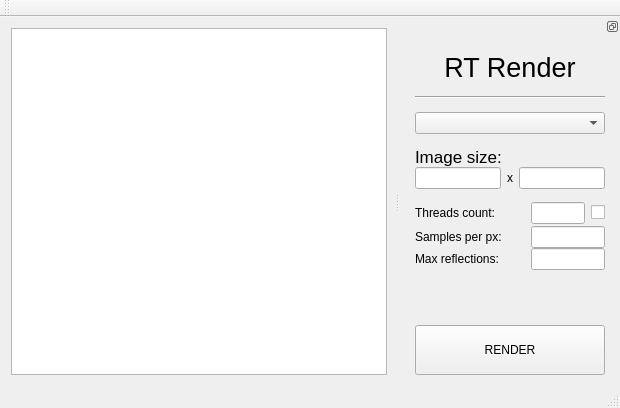
<?xml version="1.0" encoding="UTF-8"?>
<ui version="4.0">
 <class>MainWindow</class>
 <widget class="QMainWindow" name="MainWindow">
  <property name="geometry">
   <rect>
    <x>0</x>
    <y>0</y>
    <width>620</width>
    <height>408</height>
   </rect>
  </property>
  <property name="minimumSize">
   <size>
    <width>620</width>
    <height>0</height>
   </size>
  </property>
  <property name="windowTitle">
   <string>RT-Render</string>
  </property>
  <widget class="QWidget" name="centralWidget">
   <layout class="QGridLayout" name="gridLayout_2">
    <item row="0" column="0">
     <widget class="GraphicsView" name="graphicsView">
      <property name="minimumSize">
       <size>
        <width>376</width>
        <height>0</height>
       </size>
      </property>
     </widget>
    </item>
   </layout>
  </widget>
  <widget class="QToolBar" name="mainToolBar">
   <attribute name="toolBarArea">
    <enum>TopToolBarArea</enum>
   </attribute>
   <attribute name="toolBarBreak">
    <bool>false</bool>
   </attribute>
  </widget>
  <widget class="QStatusBar" name="statusBar"/>
  <widget class="QDockWidget" name="dockWidget">
   <property name="sizePolicy">
    <sizepolicy hsizetype="Ignored" vsizetype="Preferred">
     <horstretch>0</horstretch>
     <verstretch>0</verstretch>
    </sizepolicy>
   </property>
   <property name="minimumSize">
    <size>
     <width>220</width>
     <height>340</height>
    </size>
   </property>
   <property name="maximumSize">
    <size>
     <width>250</width>
     <height>524287</height>
    </size>
   </property>
   <property name="floating">
    <bool>false</bool>
   </property>
   <property name="features">
    <set>QDockWidget::DockWidgetFloatable|QDockWidget::DockWidgetMovable</set>
   </property>
   <property name="allowedAreas">
    <set>Qt::RightDockWidgetArea</set>
   </property>
   <attribute name="dockWidgetArea">
    <number>2</number>
   </attribute>
   <widget class="QWidget" name="dockWidgetContents_2">
    <property name="sizePolicy">
     <sizepolicy hsizetype="Expanding" vsizetype="Preferred">
      <horstretch>0</horstretch>
      <verstretch>0</verstretch>
     </sizepolicy>
    </property>
    <property name="minimumSize">
     <size>
      <width>200</width>
      <height>0</height>
     </size>
    </property>
    <layout class="QVBoxLayout" name="verticalLayout">
     <property name="leftMargin">
      <number>15</number>
     </property>
     <property name="topMargin">
      <number>3</number>
     </property>
     <property name="rightMargin">
      <number>15</number>
     </property>
     <item>
      <layout class="QVBoxLayout" name="verticalLayout_2">
       <property name="spacing">
        <number>0</number>
       </property>
       <item>
        <spacer name="verticalSpacer_2">
         <property name="orientation">
          <enum>Qt::Vertical</enum>
         </property>
         <property name="sizeType">
          <enum>QSizePolicy::Preferred</enum>
         </property>
         <property name="sizeHint" stdset="0">
          <size>
           <width>20</width>
           <height>13</height>
          </size>
         </property>
        </spacer>
       </item>
       <item>
        <widget class="QLabel" name="label">
         <property name="font">
          <font>
           <pointsize>20</pointsize>
          </font>
         </property>
         <property name="text">
          <string>RT Render</string>
         </property>
         <property name="alignment">
          <set>Qt::AlignCenter</set>
         </property>
        </widget>
       </item>
       <item>
        <spacer name="verticalSpacer_3">
         <property name="orientation">
          <enum>Qt::Vertical</enum>
         </property>
         <property name="sizeType">
          <enum>QSizePolicy::Preferred</enum>
         </property>
         <property name="sizeHint" stdset="0">
          <size>
           <width>20</width>
           <height>13</height>
          </size>
         </property>
        </spacer>
       </item>
       <item>
        <widget class="Line" name="line">
         <property name="sizePolicy">
          <sizepolicy hsizetype="Expanding" vsizetype="Fixed">
           <horstretch>0</horstretch>
           <verstretch>0</verstretch>
          </sizepolicy>
         </property>
         <property name="orientation">
          <enum>Qt::Horizontal</enum>
         </property>
        </widget>
       </item>
       <item>
        <spacer name="verticalSpacer_4">
         <property name="orientation">
          <enum>Qt::Vertical</enum>
         </property>
         <property name="sizeType">
          <enum>QSizePolicy::Preferred</enum>
         </property>
         <property name="sizeHint" stdset="0">
          <size>
           <width>20</width>
           <height>13</height>
          </size>
         </property>
        </spacer>
       </item>
       <item>
        <widget class="QComboBox" name="scene_selector">
         <property name="editable">
          <bool>false</bool>
         </property>
        </widget>
       </item>
       <item>
        <spacer name="verticalSpacer_5">
         <property name="orientation">
          <enum>Qt::Vertical</enum>
         </property>
         <property name="sizeType">
          <enum>QSizePolicy::Preferred</enum>
         </property>
         <property name="sizeHint" stdset="0">
          <size>
           <width>20</width>
           <height>13</height>
          </size>
         </property>
        </spacer>
       </item>
       <item>
        <widget class="QLabel" name="label_2">
         <property name="minimumSize">
          <size>
           <width>0</width>
           <height>0</height>
          </size>
         </property>
         <property name="font">
          <font>
           <pointsize>13</pointsize>
           <weight>50</weight>
           <bold>false</bold>
          </font>
         </property>
         <property name="text">
          <string>Image size:</string>
         </property>
         <property name="margin">
          <number>2</number>
         </property>
        </widget>
       </item>
       <item>
        <layout class="QHBoxLayout" name="horizontalLayout">
         <item>
          <widget class="QLineEdit" name="image_w">
           <property name="minimumSize">
            <size>
             <width>0</width>
             <height>22</height>
            </size>
           </property>
          </widget>
         </item>
         <item>
          <widget class="QLabel" name="label_3">
           <property name="text">
            <string>x</string>
           </property>
          </widget>
         </item>
         <item>
          <widget class="QLineEdit" name="image_h">
           <property name="minimumSize">
            <size>
             <width>0</width>
             <height>22</height>
            </size>
           </property>
          </widget>
         </item>
        </layout>
       </item>
       <item>
        <spacer name="verticalSpacer_7">
         <property name="orientation">
          <enum>Qt::Vertical</enum>
         </property>
         <property name="sizeType">
          <enum>QSizePolicy::Preferred</enum>
         </property>
         <property name="sizeHint" stdset="0">
          <size>
           <width>20</width>
           <height>13</height>
          </size>
         </property>
        </spacer>
       </item>
       <item>
        <layout class="QHBoxLayout" name="horizontalLayout_2">
         <item>
          <widget class="QLabel" name="label_8">
           <property name="minimumSize">
            <size>
             <width>110</width>
             <height>0</height>
            </size>
           </property>
           <property name="text">
            <string>Threads count:</string>
           </property>
           <property name="margin">
            <number>2</number>
           </property>
          </widget>
         </item>
         <item>
          <widget class="QLineEdit" name="threads_n"/>
         </item>
         <item>
          <widget class="QCheckBox" name="threads_ideal">
           <property name="sizePolicy">
            <sizepolicy hsizetype="Maximum" vsizetype="Fixed">
             <horstretch>0</horstretch>
             <verstretch>0</verstretch>
            </sizepolicy>
           </property>
           <property name="text">
            <string/>
           </property>
           <property name="tristate">
            <bool>false</bool>
           </property>
          </widget>
         </item>
        </layout>
       </item>
       <item>
        <spacer name="verticalSpacer_6">
         <property name="orientation">
          <enum>Qt::Vertical</enum>
         </property>
         <property name="sizeType">
          <enum>QSizePolicy::Preferred</enum>
         </property>
         <property name="sizeHint" stdset="0">
          <size>
           <width>20</width>
           <height>2</height>
          </size>
         </property>
        </spacer>
       </item>
       <item>
        <layout class="QHBoxLayout" name="horizontalLayout_3">
         <item>
          <widget class="QLabel" name="label_6">
           <property name="sizePolicy">
            <sizepolicy hsizetype="Preferred" vsizetype="Preferred">
             <horstretch>0</horstretch>
             <verstretch>0</verstretch>
            </sizepolicy>
           </property>
           <property name="minimumSize">
            <size>
             <width>110</width>
             <height>0</height>
            </size>
           </property>
           <property name="text">
            <string>Samples per px:</string>
           </property>
           <property name="margin">
            <number>4</number>
           </property>
          </widget>
         </item>
         <item>
          <widget class="QLineEdit" name="max_samples"/>
         </item>
        </layout>
       </item>
       <item>
        <layout class="QHBoxLayout" name="horizontalLayout_4">
         <item>
          <widget class="QLabel" name="label_7">
           <property name="minimumSize">
            <size>
             <width>110</width>
             <height>0</height>
            </size>
           </property>
           <property name="text">
            <string>Max reflections:</string>
           </property>
           <property name="margin">
            <number>4</number>
           </property>
          </widget>
         </item>
         <item>
          <widget class="QLineEdit" name="max_reflections"/>
         </item>
        </layout>
       </item>
       <item>
        <spacer name="verticalSpacer">
         <property name="orientation">
          <enum>Qt::Vertical</enum>
         </property>
         <property name="sizeType">
          <enum>QSizePolicy::Expanding</enum>
         </property>
         <property name="sizeHint" stdset="0">
          <size>
           <width>20</width>
           <height>13</height>
          </size>
         </property>
        </spacer>
       </item>
       <item>
        <widget class="QPushButton" name="pushButton">
         <property name="minimumSize">
          <size>
           <width>0</width>
           <height>50</height>
          </size>
         </property>
         <property name="text">
          <string>RENDER</string>
         </property>
        </widget>
       </item>
      </layout>
     </item>
    </layout>
   </widget>
  </widget>
 </widget>
 <layoutdefault spacing="6" margin="11"/>
 <customwidgets>
  <customwidget>
   <class>GraphicsView</class>
   <extends>QGraphicsView</extends>
   <header>graphicsview.h</header>
  </customwidget>
 </customwidgets>
 <resources/>
 <connections/>
</ui>
